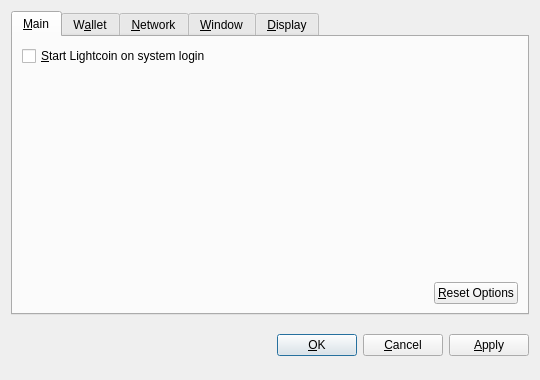
<?xml version="1.0" encoding="UTF-8"?>
<ui version="4.0">
 <class>OptionsDialog</class>
 <widget class="QDialog" name="OptionsDialog">
  <property name="geometry">
   <rect>
    <x>0</x>
    <y>0</y>
    <width>540</width>
    <height>380</height>
   </rect>
  </property>
  <property name="windowTitle">
   <string>Options</string>
  </property>
  <property name="modal">
   <bool>true</bool>
  </property>
  <layout class="QVBoxLayout" name="verticalLayout">
   <item>
    <widget class="QTabWidget" name="tabWidget">
     <property name="tabPosition">
      <enum>QTabWidget::North</enum>
     </property>
     <property name="currentIndex">
      <number>0</number>
     </property>
     <widget class="QWidget" name="tabMain">
      <attribute name="title">
       <string>&amp;Main</string>
      </attribute>
      <layout class="QVBoxLayout" name="verticalLayout_Main">
       <item>
        <widget class="QCheckBox" name="bitcoinAtStartup">
         <property name="toolTip">
          <string>Automatically start Lightcoin after logging in to the system.</string>
         </property>
         <property name="text">
          <string>&amp;Start Lightcoin on system login</string>
         </property>
        </widget>
       </item>
       <item>
        <spacer name="verticalSpacer_Main">
         <property name="orientation">
          <enum>Qt::Vertical</enum>
         </property>
         <property name="sizeHint" stdset="0">
          <size>
           <width>20</width>
           <height>40</height>
          </size>
         </property>
        </spacer>
       </item>
       <item>
        <layout class="QHBoxLayout" name="horizontalLayout_2_Main">
         <item>
          <spacer name="horizontalSpacer_2_Main">
           <property name="orientation">
            <enum>Qt::Horizontal</enum>
           </property>
           <property name="sizeHint" stdset="0">
            <size>
             <width>40</width>
             <height>20</height>
            </size>
           </property>
          </spacer>
         </item>
         <item>
          <widget class="QPushButton" name="resetButton">
           <property name="toolTip">
            <string>Reset all client options to default.</string>
           </property>
           <property name="text">
            <string>&amp;Reset Options</string>
           </property>
           <property name="autoDefault">
            <bool>false</bool>
           </property>
          </widget>
         </item>
        </layout>
       </item>
      </layout>
     </widget>
     <widget class="QWidget" name="tabWallet">
      <attribute name="title">
       <string>W&amp;allet</string>
      </attribute>
      <layout class="QVBoxLayout" name="verticalLayout_Network">
       <item>
        <widget class="QLabel" name="transactionFeeInfoLabel">
         <property name="text">
          <string>Optional transaction fee per kB that helps make sure your transactions are processed quickly. Most transactions are 1 kB.</string>
         </property>
         <property name="textFormat">
          <enum>Qt::PlainText</enum>
         </property>
         <property name="wordWrap">
          <bool>true</bool>
         </property>
        </widget>
       </item>
       <item>
        <layout class="QHBoxLayout" name="horizontalLayout_1_Main">
         <item>
          <widget class="QLabel" name="transactionFeeLabel">
           <property name="text">
            <string>Pay transaction &amp;fee</string>
           </property>
           <property name="textFormat">
            <enum>Qt::PlainText</enum>
           </property>
           <property name="buddy">
            <cstring>transactionFee</cstring>
           </property>
          </widget>
         </item>
         <item>
          <widget class="BitcoinAmountField" name="transactionFee"/>
         </item>
         <item>
          <spacer name="horizontalSpacer_1_Main">
           <property name="orientation">
            <enum>Qt::Horizontal</enum>
           </property>
           <property name="sizeHint" stdset="0">
            <size>
             <width>40</width>
             <height>20</height>
            </size>
           </property>
          </spacer>
         </item>
        </layout>
       </item>
       <item>
        <widget class="QLabel" name="label">
         <property name="text">
          <string>If you disable the spending of unconfirmed change, the change from a transaction cannot be used until that transaction has at least one confirmation. This also affects how your balance is computed.</string>
         </property>
         <property name="wordWrap">
          <bool>true</bool>
         </property>
        </widget>
       </item>
       <item>
        <widget class="QCheckBox" name="spendZeroConfChange">
         <property name="text">
          <string>Spend unconfirmed change  (experts only)</string>
         </property>
        </widget>
       </item>
       <item>
        <spacer name="verticalSpacer">
         <property name="orientation">
          <enum>Qt::Vertical</enum>
         </property>
         <property name="sizeHint" stdset="0">
          <size>
           <width>20</width>
           <height>40</height>
          </size>
         </property>
        </spacer>
       </item>
      </layout>
     </widget>
     <widget class="QWidget" name="tabNetwork">
      <attribute name="title">
       <string>&amp;Network</string>
      </attribute>
      <layout class="QVBoxLayout" name="verticalLayout_Network">
       <item>
        <widget class="QCheckBox" name="mapPortUpnp">
         <property name="toolTip">
          <string>Automatically open the Lightcoin client port on the router. This only works when your router supports UPnP and it is enabled.</string>
         </property>
         <property name="text">
          <string>Map port using &amp;UPnP</string>
         </property>
        </widget>
       </item>
       <item>
        <widget class="QCheckBox" name="connectSocks">
         <property name="toolTip">
          <string>Connect to the Lightcoin network through a SOCKS proxy (e.g. when connecting through Tor).</string>
         </property>
         <property name="text">
          <string>&amp;Connect through SOCKS proxy:</string>
         </property>
        </widget>
       </item>
       <item>
        <layout class="QHBoxLayout" name="horizontalLayout_Network">
         <item>
          <widget class="QLabel" name="proxyIpLabel">
           <property name="text">
            <string>Proxy &amp;IP:</string>
           </property>
           <property name="textFormat">
            <enum>Qt::PlainText</enum>
           </property>
           <property name="buddy">
            <cstring>proxyIp</cstring>
           </property>
          </widget>
         </item>
         <item>
          <widget class="QValidatedLineEdit" name="proxyIp">
           <property name="maximumSize">
            <size>
             <width>140</width>
             <height>16777215</height>
            </size>
           </property>
           <property name="toolTip">
            <string>IP address of the proxy (e.g. 127.0.0.1)</string>
           </property>
          </widget>
         </item>
         <item>
          <widget class="QLabel" name="proxyPortLabel">
           <property name="text">
            <string>&amp;Port:</string>
           </property>
           <property name="textFormat">
            <enum>Qt::PlainText</enum>
           </property>
           <property name="buddy">
            <cstring>proxyPort</cstring>
           </property>
          </widget>
         </item>
         <item>
          <widget class="QLineEdit" name="proxyPort">
           <property name="maximumSize">
            <size>
             <width>55</width>
             <height>16777215</height>
            </size>
           </property>
           <property name="toolTip">
            <string>Port of the proxy (e.g. 9050)</string>
           </property>
          </widget>
         </item>
         <item>
          <widget class="QLabel" name="socksVersionLabel">
           <property name="text">
            <string>SOCKS &amp;Version:</string>
           </property>
           <property name="textFormat">
            <enum>Qt::PlainText</enum>
           </property>
           <property name="buddy">
            <cstring>socksVersion</cstring>
           </property>
          </widget>
         </item>
         <item>
          <widget class="QValueComboBox" name="socksVersion">
           <property name="toolTip">
            <string>SOCKS version of the proxy (e.g. 5)</string>
           </property>
          </widget>
         </item>
         <item>
          <spacer name="horizontalSpacer_Network">
           <property name="orientation">
            <enum>Qt::Horizontal</enum>
           </property>
           <property name="sizeHint" stdset="0">
            <size>
             <width>40</width>
             <height>20</height>
            </size>
           </property>
          </spacer>
         </item>
        </layout>
       </item>
       <item>
        <spacer name="verticalSpacer_Network">
         <property name="orientation">
          <enum>Qt::Vertical</enum>
         </property>
         <property name="sizeHint" stdset="0">
          <size>
           <width>20</width>
           <height>40</height>
          </size>
         </property>
        </spacer>
       </item>
      </layout>
     </widget>
     <widget class="QWidget" name="tabWindow">
      <attribute name="title">
       <string>&amp;Window</string>
      </attribute>
      <layout class="QVBoxLayout" name="verticalLayout_Window">
       <item>
        <widget class="QCheckBox" name="minimizeToTray">
         <property name="toolTip">
          <string>Show only a tray icon after minimizing the window.</string>
         </property>
         <property name="text">
          <string>&amp;Minimize to the tray instead of the taskbar</string>
         </property>
        </widget>
       </item>
       <item>
        <widget class="QCheckBox" name="minimizeOnClose">
         <property name="toolTip">
          <string>Minimize instead of exit the application when the window is closed. When this option is enabled, the application will be closed only after selecting Quit in the menu.</string>
         </property>
         <property name="text">
          <string>M&amp;inimize on close</string>
         </property>
        </widget>
       </item>
       <item>
        <spacer name="verticalSpacer_Window">
         <property name="orientation">
          <enum>Qt::Vertical</enum>
         </property>
         <property name="sizeHint" stdset="0">
          <size>
           <width>20</width>
           <height>40</height>
          </size>
         </property>
        </spacer>
       </item>
      </layout>
     </widget>
     <widget class="QWidget" name="tabDisplay">
      <attribute name="title">
       <string>&amp;Display</string>
      </attribute>
      <layout class="QVBoxLayout" name="verticalLayout_Display">
       <item>
        <layout class="QHBoxLayout" name="horizontalLayout_1_Display">
         <item>
          <widget class="QLabel" name="langLabel">
           <property name="text">
            <string>User Interface &amp;language:</string>
           </property>
           <property name="textFormat">
            <enum>Qt::PlainText</enum>
           </property>
           <property name="buddy">
            <cstring>lang</cstring>
           </property>
          </widget>
         </item>
         <item>
          <widget class="QValueComboBox" name="lang">
           <property name="toolTip">
            <string>The user interface language can be set here. This setting will take effect after restarting Lightcoin.</string>
           </property>
          </widget>
         </item>
        </layout>
       </item>
       <item>
        <layout class="QHBoxLayout" name="horizontalLayout_2_Display">
         <item>
          <widget class="QLabel" name="unitLabel">
           <property name="text">
            <string>&amp;Unit to show amounts in:</string>
           </property>
           <property name="textFormat">
            <enum>Qt::PlainText</enum>
           </property>
           <property name="buddy">
            <cstring>unit</cstring>
           </property>
          </widget>
         </item>
         <item>
          <widget class="QValueComboBox" name="unit">
           <property name="toolTip">
            <string>Choose the default subdivision unit to show in the interface and when sending coins.</string>
           </property>
          </widget>
         </item>
        </layout>
       </item>
       <item>
        <widget class="QCheckBox" name="displayAddresses">
         <property name="toolTip">
          <string>Whether to show Lightcoin addresses in the transaction list or not.</string>
         </property>
         <property name="text">
          <string>&amp;Display addresses in transaction list</string>
         </property>
        </widget>
       </item>
       <item>
        <widget class="QCheckBox" name="coinControlFeatures">
         <property name="toolTip">
          <string>Whether to show coin control features or not.</string>
         </property>
         <property name="text">
          <string>Display coin &amp;control features (experts only!)</string>
         </property>
        </widget>
       </item>
       <item>
        <spacer name="verticalSpacer_Display">
         <property name="orientation">
          <enum>Qt::Vertical</enum>
         </property>
         <property name="sizeHint" stdset="0">
          <size>
           <width>20</width>
           <height>40</height>
          </size>
         </property>
        </spacer>
       </item>
      </layout>
     </widget>
    </widget>
   </item>
   <item>
    <layout class="QHBoxLayout" name="horizontalLayout_Buttons">
     <item>
      <spacer name="horizontalSpacer_1">
       <property name="orientation">
        <enum>Qt::Horizontal</enum>
       </property>
       <property name="sizeHint" stdset="0">
        <size>
         <width>40</width>
         <height>48</height>
        </size>
       </property>
      </spacer>
     </item>
     <item>
      <widget class="QLabel" name="statusLabel">
       <property name="font">
        <font>
         <weight>75</weight>
         <bold>true</bold>
        </font>
       </property>
       <property name="text">
        <string/>
       </property>
       <property name="textFormat">
        <enum>Qt::PlainText</enum>
       </property>
       <property name="wordWrap">
        <bool>true</bool>
       </property>
      </widget>
     </item>
     <item>
      <spacer name="horizontalSpacer_2">
       <property name="orientation">
        <enum>Qt::Horizontal</enum>
       </property>
       <property name="sizeHint" stdset="0">
        <size>
         <width>40</width>
         <height>48</height>
        </size>
       </property>
      </spacer>
     </item>
     <item>
      <widget class="QPushButton" name="okButton">
       <property name="text">
        <string>&amp;OK</string>
       </property>
      </widget>
     </item>
     <item>
      <widget class="QPushButton" name="cancelButton">
       <property name="text">
        <string>&amp;Cancel</string>
       </property>
       <property name="autoDefault">
        <bool>false</bool>
       </property>
      </widget>
     </item>
     <item>
      <widget class="QPushButton" name="applyButton">
       <property name="text">
        <string>&amp;Apply</string>
       </property>
       <property name="autoDefault">
        <bool>false</bool>
       </property>
      </widget>
     </item>
    </layout>
   </item>
  </layout>
 </widget>
 <customwidgets>
  <customwidget>
   <class>BitcoinAmountField</class>
   <extends>QSpinBox</extends>
   <header>bitcoinamountfield.h</header>
  </customwidget>
  <customwidget>
   <class>QValueComboBox</class>
   <extends>QComboBox</extends>
   <header>qvaluecombobox.h</header>
  </customwidget>
  <customwidget>
   <class>QValidatedLineEdit</class>
   <extends>QLineEdit</extends>
   <header>qvalidatedlineedit.h</header>
  </customwidget>
 </customwidgets>
 <resources/>
 <connections/>
</ui>
